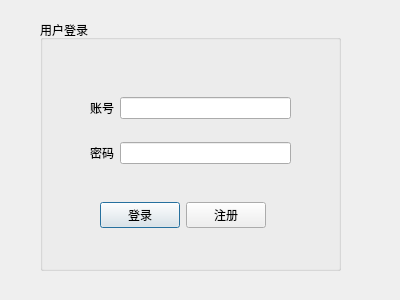
<?xml version="1.0" encoding="UTF-8"?>
<ui version="4.0">
 <class>LoginWindow</class>
 <widget class="QDialog" name="LoginWindow">
  <property name="geometry">
   <rect>
    <x>0</x>
    <y>0</y>
    <width>400</width>
    <height>300</height>
   </rect>
  </property>
  <property name="windowTitle">
   <string>Dialog</string>
  </property>
  <widget class="QGroupBox" name="boxLogin">
   <property name="geometry">
    <rect>
     <x>40</x>
     <y>20</y>
     <width>301</width>
     <height>251</height>
    </rect>
   </property>
   <property name="title">
    <string>用户登录</string>
   </property>
   <widget class="QWidget" name="layoutWidget">
    <property name="geometry">
     <rect>
      <x>50</x>
      <y>60</y>
      <width>201</width>
      <height>101</height>
     </rect>
    </property>
    <layout class="QGridLayout" name="gridLayout">
     <item row="1" column="1">
      <widget class="QLineEdit" name="lineEditPassword">
       <property name="echoMode">
        <enum>QLineEdit::EchoMode::Password</enum>
       </property>
      </widget>
     </item>
     <item row="0" column="0">
      <widget class="QLabel" name="LableUsername">
       <property name="text">
        <string>账号</string>
       </property>
      </widget>
     </item>
     <item row="0" column="1">
      <widget class="QLineEdit" name="lineEditUsername"/>
     </item>
     <item row="1" column="0">
      <widget class="QLabel" name="labalPassword">
       <property name="text">
        <string>密码</string>
       </property>
      </widget>
     </item>
    </layout>
   </widget>
   <widget class="QWidget" name="horizontalLayoutWidget">
    <property name="geometry">
     <rect>
      <x>60</x>
      <y>180</y>
      <width>166</width>
      <height>31</height>
     </rect>
    </property>
    <layout class="QHBoxLayout" name="horizontalLayout">
     <item>
      <widget class="QPushButton" name="btnLogin">
       <property name="text">
        <string>登录</string>
       </property>
      </widget>
     </item>
     <item>
      <widget class="QPushButton" name="btnGoToRegister">
       <property name="text">
        <string>注册</string>
       </property>
      </widget>
     </item>
    </layout>
   </widget>
  </widget>
 </widget>
 <resources/>
 <connections/>
</ui>
